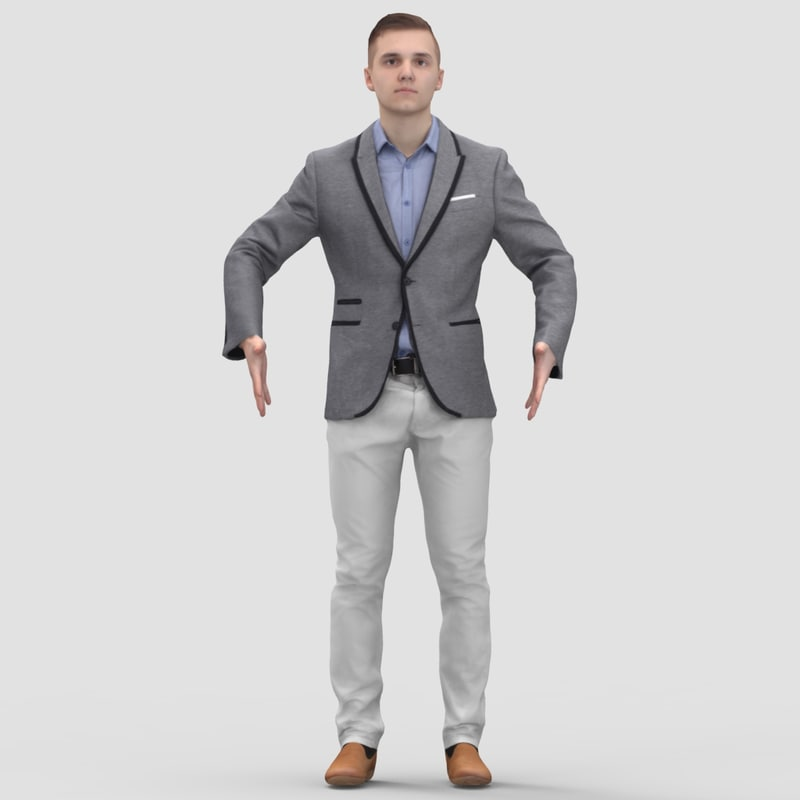
#> input picture Allan pending/Task a/motion estimation/human-pose-estimation-opencv/image.jpg, 800 x 800 px, given in place of the camera
$ python tracking.py
#> lines starting #> are read from the running program, lines starting #| are printed output that depends on the picture; after the words box and inside, x2 and y2 are one past the last pixel; in counts of white or black regions, pixels touching at a corner belong together
#!/usr/bin/env python
# coding: utf-8

# In[1]:


import cv2


# In[2]:


# Initialize the video capture
video_capture = cv2.VideoCapture(0)  # Use 0 for the default webcam


# In[3]:


# Initialize the background subtractor
background_subtractor = cv2.createBackgroundSubtractorMOG2()


# In[ ]:


while True:
    # Read a frame from the video capture
    ret, frame = video_capture.read()
#> frame is the input picture: shape (800, 800, 3); mean B, G, R 208.5, 208.1, 208.9

    # Apply background subtraction
    mask = background_subtractor.apply(frame)
#> mask: shape (800, 800); every value is 127

    # Perform morphological operations to remove noise
    kernel = cv2.getStructuringElement(cv2.MORPH_ELLIPSE, (5, 5))
    mask = cv2.morphologyEx(mask, cv2.MORPH_OPEN, kernel)

    # Find contours of moving objects
    contours, _ = cv2.findContours(mask, cv2.RETR_EXTERNAL, cv2.CHAIN_APPROX_SIMPLE)
#> contours = [[[0, 0], [0, 799], [799, 799], [799, 0]]]

    # Draw bounding rectangles around moving objects
    for contour in contours:
        if cv2.contourArea(contour) > 1000:  # Adjust the area threshold as needed
            (x, y, w, h) = cv2.boundingRect(contour)
            cv2.rectangle(frame, (x, y), (x+w, y+h), (0, 255, 0), 2)
#> this loop made 1 pass
#> (contour, x, y, w, h) on pass 1: ([[0, 0], [0, 799], [799, 799], [799, 0]], 0, 0, 800, 800)
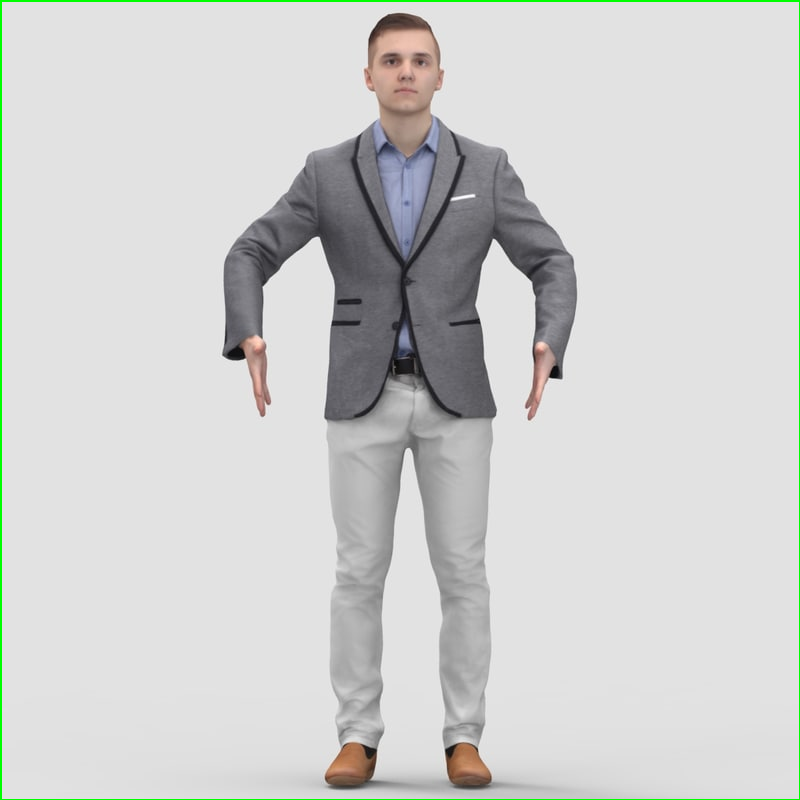
#> frame: shape (800, 800, 3); 0.75% of pixels changed, all inside (x1, y1, x2, y2) = (0, 0, 800, 800)

    # Display the resulting frame
    cv2.imshow('Motion Tracking', frame)

    # Exit loop if 'q' is pressed
    if cv2.waitKey(1) & 0xFF == ord('q'):
#> (key q is pressed here)
        break

# Release the video capture and close windows
video_capture.release()
cv2.destroyAllWindows()


# In[ ]:
